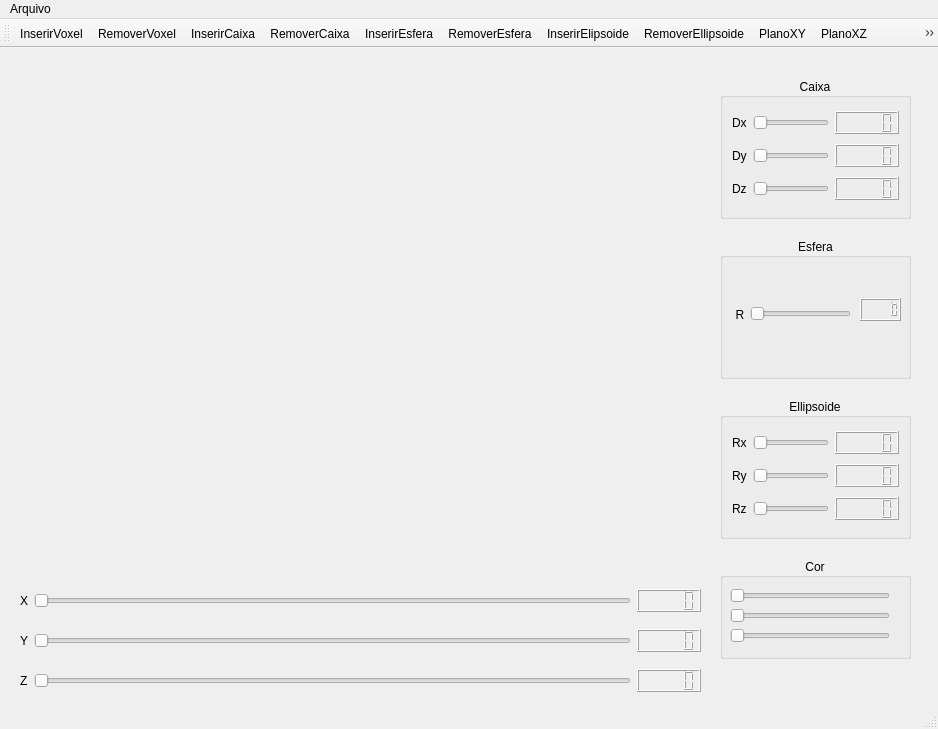
<?xml version="1.0" encoding="UTF-8"?>
<ui version="4.0">
 <class>MainWindow</class>
 <widget class="QMainWindow" name="MainWindow">
  <property name="geometry">
   <rect>
    <x>0</x>
    <y>0</y>
    <width>938</width>
    <height>729</height>
   </rect>
  </property>
  <property name="windowTitle">
   <string>MainWindow</string>
  </property>
  <widget class="QWidget" name="centralwidget">
   <widget class="Plotter" name="widgetDraw" native="true">
    <property name="geometry">
     <rect>
      <x>30</x>
      <y>40</y>
      <width>661</width>
      <height>451</height>
     </rect>
    </property>
   </widget>
   <widget class="QGroupBox" name="pushButtonColor">
    <property name="geometry">
     <rect>
      <x>720</x>
      <y>510</y>
      <width>191</width>
      <height>101</height>
     </rect>
    </property>
    <property name="focusPolicy">
     <enum>Qt::NoFocus</enum>
    </property>
    <property name="title">
     <string>Cor</string>
    </property>
    <property name="alignment">
     <set>Qt::AlignCenter</set>
    </property>
    <widget class="QSlider" name="sliderR">
     <property name="geometry">
      <rect>
       <x>10</x>
       <y>30</y>
       <width>160</width>
       <height>16</height>
      </rect>
     </property>
     <property name="orientation">
      <enum>Qt::Horizontal</enum>
     </property>
    </widget>
    <widget class="QSlider" name="sliderG">
     <property name="geometry">
      <rect>
       <x>10</x>
       <y>50</y>
       <width>160</width>
       <height>16</height>
      </rect>
     </property>
     <property name="orientation">
      <enum>Qt::Horizontal</enum>
     </property>
    </widget>
    <widget class="QSlider" name="sliderB">
     <property name="geometry">
      <rect>
       <x>10</x>
       <y>70</y>
       <width>160</width>
       <height>16</height>
      </rect>
     </property>
     <property name="orientation">
      <enum>Qt::Horizontal</enum>
     </property>
    </widget>
   </widget>
   <widget class="QWidget" name="layoutWidget">
    <property name="geometry">
     <rect>
      <x>20</x>
      <y>530</y>
      <width>681</width>
      <height>125</height>
     </rect>
    </property>
    <layout class="QGridLayout" name="gridLayout">
     <item row="0" column="1">
      <widget class="QSlider" name="sliderX">
       <property name="orientation">
        <enum>Qt::Horizontal</enum>
       </property>
      </widget>
     </item>
     <item row="1" column="1">
      <widget class="QSlider" name="sliderY">
       <property name="orientation">
        <enum>Qt::Horizontal</enum>
       </property>
      </widget>
     </item>
     <item row="0" column="2">
      <widget class="QLCDNumber" name="lcdNumberX"/>
     </item>
     <item row="2" column="1">
      <widget class="QSlider" name="sliderZ">
       <property name="orientation">
        <enum>Qt::Horizontal</enum>
       </property>
      </widget>
     </item>
     <item row="0" column="0">
      <widget class="QLabel" name="labelX">
       <property name="text">
        <string>X</string>
       </property>
      </widget>
     </item>
     <item row="2" column="2">
      <widget class="QLCDNumber" name="lcdNumberZ"/>
     </item>
     <item row="1" column="0">
      <widget class="QLabel" name="labelY">
       <property name="text">
        <string>Y</string>
       </property>
      </widget>
     </item>
     <item row="2" column="0">
      <widget class="QLabel" name="labelZ">
       <property name="text">
        <string>Z</string>
       </property>
      </widget>
     </item>
     <item row="1" column="2">
      <widget class="QLCDNumber" name="lcdNumberY"/>
     </item>
    </layout>
   </widget>
   <widget class="QGroupBox" name="groupBoxEllipsoid">
    <property name="geometry">
     <rect>
      <x>720</x>
      <y>350</y>
      <width>191</width>
      <height>141</height>
     </rect>
    </property>
    <property name="title">
     <string>Ellipsoide</string>
    </property>
    <property name="alignment">
     <set>Qt::AlignCenter</set>
    </property>
    <layout class="QGridLayout" name="gridLayout_2">
     <item row="0" column="1">
      <widget class="QSlider" name="sliderRaioX">
       <property name="orientation">
        <enum>Qt::Horizontal</enum>
       </property>
      </widget>
     </item>
     <item row="1" column="1">
      <widget class="QSlider" name="sliderRaioY">
       <property name="orientation">
        <enum>Qt::Horizontal</enum>
       </property>
      </widget>
     </item>
     <item row="1" column="0">
      <widget class="QLabel" name="labelRy">
       <property name="text">
        <string>Ry</string>
       </property>
      </widget>
     </item>
     <item row="2" column="1">
      <widget class="QSlider" name="sliderRaioZ">
       <property name="orientation">
        <enum>Qt::Horizontal</enum>
       </property>
      </widget>
     </item>
     <item row="0" column="0">
      <widget class="QLabel" name="labelRx">
       <property name="text">
        <string>Rx</string>
       </property>
      </widget>
     </item>
     <item row="2" column="0">
      <widget class="QLabel" name="labelRz">
       <property name="text">
        <string>Rz</string>
       </property>
      </widget>
     </item>
     <item row="0" column="2">
      <widget class="QLCDNumber" name="lcdNumber"/>
     </item>
     <item row="1" column="2">
      <widget class="QLCDNumber" name="lcdNumber_2"/>
     </item>
     <item row="2" column="2">
      <widget class="QLCDNumber" name="lcdNumber_3"/>
     </item>
    </layout>
   </widget>
   <widget class="QGroupBox" name="groupBoxSphere">
    <property name="geometry">
     <rect>
      <x>720</x>
      <y>190</y>
      <width>191</width>
      <height>141</height>
     </rect>
    </property>
    <property name="title">
     <string>Esfera</string>
    </property>
    <property name="alignment">
     <set>Qt::AlignCenter</set>
    </property>
    <widget class="QSlider" name="sliderRaio">
     <property name="geometry">
      <rect>
       <x>30</x>
       <y>60</y>
       <width>101</width>
       <height>31</height>
      </rect>
     </property>
     <property name="orientation">
      <enum>Qt::Horizontal</enum>
     </property>
    </widget>
    <widget class="QLCDNumber" name="lcdNumberRaio">
     <property name="geometry">
      <rect>
       <x>140</x>
       <y>60</y>
       <width>41</width>
       <height>23</height>
      </rect>
     </property>
    </widget>
    <widget class="QLabel" name="labelRaio">
     <property name="geometry">
      <rect>
       <x>10</x>
       <y>70</y>
       <width>20</width>
       <height>21</height>
      </rect>
     </property>
     <property name="text">
      <string>R</string>
     </property>
     <property name="alignment">
      <set>Qt::AlignHCenter|Qt::AlignTop</set>
     </property>
    </widget>
   </widget>
   <widget class="QGroupBox" name="groupBoxBox">
    <property name="geometry">
     <rect>
      <x>720</x>
      <y>30</y>
      <width>191</width>
      <height>141</height>
     </rect>
    </property>
    <property name="title">
     <string>Caixa</string>
    </property>
    <property name="alignment">
     <set>Qt::AlignCenter</set>
    </property>
    <layout class="QGridLayout" name="gridLayout_3">
     <item row="2" column="1">
      <widget class="QSlider" name="sliderDimZ">
       <property name="orientation">
        <enum>Qt::Horizontal</enum>
       </property>
      </widget>
     </item>
     <item row="1" column="0">
      <widget class="QLabel" name="labelDy">
       <property name="text">
        <string>Dy</string>
       </property>
      </widget>
     </item>
     <item row="0" column="1">
      <widget class="QSlider" name="sliderDimX">
       <property name="orientation">
        <enum>Qt::Horizontal</enum>
       </property>
      </widget>
     </item>
     <item row="2" column="0">
      <widget class="QLabel" name="labelDz">
       <property name="text">
        <string>Dz</string>
       </property>
      </widget>
     </item>
     <item row="1" column="1">
      <widget class="QSlider" name="sliderDimY">
       <property name="orientation">
        <enum>Qt::Horizontal</enum>
       </property>
      </widget>
     </item>
     <item row="0" column="0">
      <widget class="QLabel" name="labelDx">
       <property name="text">
        <string>Dx</string>
       </property>
      </widget>
     </item>
     <item row="0" column="2">
      <widget class="QLCDNumber" name="lcdNumber_4"/>
     </item>
     <item row="1" column="2">
      <widget class="QLCDNumber" name="lcdNumber_5"/>
     </item>
     <item row="2" column="2">
      <widget class="QLCDNumber" name="lcdNumber_6"/>
     </item>
    </layout>
   </widget>
  </widget>
  <widget class="QStatusBar" name="statusbar"/>
  <widget class="QMenuBar" name="menubar">
   <property name="geometry">
    <rect>
     <x>0</x>
     <y>0</y>
     <width>938</width>
     <height>21</height>
    </rect>
   </property>
   <widget class="QMenu" name="menuArquivo">
    <property name="title">
     <string>Arquivo</string>
    </property>
    <addaction name="actionNovo"/>
    <addaction name="actionSalvar"/>
   </widget>
   <addaction name="menuArquivo"/>
  </widget>
  <widget class="QToolBar" name="toolBar">
   <property name="windowTitle">
    <string>toolBar</string>
   </property>
   <attribute name="toolBarArea">
    <enum>TopToolBarArea</enum>
   </attribute>
   <attribute name="toolBarBreak">
    <bool>false</bool>
   </attribute>
   <addaction name="actioninsert_voxel"/>
   <addaction name="actionremove_voxel"/>
   <addaction name="actioninsert_box"/>
   <addaction name="actionremove_box"/>
   <addaction name="actioninsert_sphere"/>
   <addaction name="actionremove_sphere"/>
   <addaction name="actioninsert_ellipsoid"/>
   <addaction name="actionremove_ellipsoid"/>
   <addaction name="actionXY"/>
   <addaction name="actionXZ"/>
   <addaction name="actionYZ"/>
  </widget>
  <action name="actioninsert_voxel">
   <property name="text">
    <string>InserirVoxel</string>
   </property>
  </action>
  <action name="actionremove_voxel">
   <property name="text">
    <string>RemoverVoxel</string>
   </property>
  </action>
  <action name="actioninsert_box">
   <property name="text">
    <string>InserirCaixa</string>
   </property>
  </action>
  <action name="actionremove_box">
   <property name="text">
    <string>RemoverCaixa</string>
   </property>
  </action>
  <action name="actioninsert_sphere">
   <property name="text">
    <string>InserirEsfera</string>
   </property>
  </action>
  <action name="actionremove_sphere">
   <property name="text">
    <string>RemoverEsfera</string>
   </property>
  </action>
  <action name="actioninsert_ellipsoid">
   <property name="text">
    <string>InserirElipsoide</string>
   </property>
  </action>
  <action name="actionremove_ellipsoid">
   <property name="text">
    <string>RemoverEllipsoide</string>
   </property>
  </action>
  <action name="actionNovo">
   <property name="text">
    <string>Novo</string>
   </property>
  </action>
  <action name="actionSalvar">
   <property name="text">
    <string>Salvar</string>
   </property>
  </action>
  <action name="actionXY">
   <property name="text">
    <string>PlanoXY</string>
   </property>
  </action>
  <action name="actionXZ">
   <property name="text">
    <string>PlanoXZ</string>
   </property>
  </action>
  <action name="actionYZ">
   <property name="text">
    <string>PlanoYZ</string>
   </property>
  </action>
 </widget>
 <customwidgets>
  <customwidget>
   <class>Plotter</class>
   <extends>QWidget</extends>
   <header location="global">plotter.h</header>
   <container>1</container>
   <slots>
    <signal>updatePos(int,int)</signal>
   </slots>
  </customwidget>
 </customwidgets>
 <resources/>
 <connections>
  <connection>
   <sender>widgetDraw</sender>
   <signal>updatePos(int,int)</signal>
   <receiver>MainWindow</receiver>
   <slot>drawShape(int,int)</slot>
   <hints>
    <hint type="sourcelabel">
     <x>360</x>
     <y>290</y>
    </hint>
    <hint type="destinationlabel">
     <x>468</x>
     <y>335</y>
    </hint>
   </hints>
  </connection>
  <connection>
   <sender>widgetDraw</sender>
   <signal>updatePos(int,int)</signal>
   <receiver>MainWindow</receiver>
   <slot>updateCoords(int,int)</slot>
   <hints>
    <hint type="sourcelabel">
     <x>306</x>
     <y>116</y>
    </hint>
    <hint type="destinationlabel">
     <x>280</x>
     <y>39</y>
    </hint>
   </hints>
  </connection>
  <connection>
   <sender>pushButtonColor</sender>
   <signal>clicked()</signal>
   <receiver>MainWindow</receiver>
   <slot>pickColor()</slot>
   <hints>
    <hint type="sourcelabel">
     <x>795</x>
     <y>605</y>
    </hint>
    <hint type="destinationlabel">
     <x>724</x>
     <y>505</y>
    </hint>
   </hints>
  </connection>
  <connection>
   <sender>sliderX</sender>
   <signal>valueChanged(int)</signal>
   <receiver>labelX</receiver>
   <slot>setNum(int)</slot>
   <hints>
    <hint type="sourcelabel">
     <x>47</x>
     <y>594</y>
    </hint>
    <hint type="destinationlabel">
     <x>21</x>
     <y>594</y>
    </hint>
   </hints>
  </connection>
  <connection>
   <sender>sliderY</sender>
   <signal>valueChanged(int)</signal>
   <receiver>labelY</receiver>
   <slot>setNum(int)</slot>
   <hints>
    <hint type="sourcelabel">
     <x>68</x>
     <y>632</y>
    </hint>
    <hint type="destinationlabel">
     <x>23</x>
     <y>635</y>
    </hint>
   </hints>
  </connection>
  <connection>
   <sender>sliderZ</sender>
   <signal>valueChanged(int)</signal>
   <receiver>labelZ</receiver>
   <slot>setNum(int)</slot>
   <hints>
    <hint type="sourcelabel">
     <x>92</x>
     <y>685</y>
    </hint>
    <hint type="destinationlabel">
     <x>26</x>
     <y>672</y>
    </hint>
   </hints>
  </connection>
  <connection>
   <sender>sliderX</sender>
   <signal>valueChanged(int)</signal>
   <receiver>lcdNumberX</receiver>
   <slot>display(int)</slot>
   <hints>
    <hint type="sourcelabel">
     <x>537</x>
     <y>596</y>
    </hint>
    <hint type="destinationlabel">
     <x>663</x>
     <y>594</y>
    </hint>
   </hints>
  </connection>
  <connection>
   <sender>sliderY</sender>
   <signal>valueChanged(int)</signal>
   <receiver>lcdNumberY</receiver>
   <slot>display(int)</slot>
   <hints>
    <hint type="sourcelabel">
     <x>587</x>
     <y>633</y>
    </hint>
    <hint type="destinationlabel">
     <x>658</x>
     <y>636</y>
    </hint>
   </hints>
  </connection>
  <connection>
   <sender>sliderZ</sender>
   <signal>valueChanged(int)</signal>
   <receiver>lcdNumberZ</receiver>
   <slot>display(int)</slot>
   <hints>
    <hint type="sourcelabel">
     <x>581</x>
     <y>674</y>
    </hint>
    <hint type="destinationlabel">
     <x>656</x>
     <y>675</y>
    </hint>
   </hints>
  </connection>
  <connection>
   <sender>sliderR</sender>
   <signal>valueChanged(int)</signal>
   <receiver>MainWindow</receiver>
   <slot>setR(int)</slot>
   <hints>
    <hint type="sourcelabel">
     <x>736</x>
     <y>590</y>
    </hint>
    <hint type="destinationlabel">
     <x>699</x>
     <y>521</y>
    </hint>
   </hints>
  </connection>
  <connection>
   <sender>sliderG</sender>
   <signal>valueChanged(int)</signal>
   <receiver>MainWindow</receiver>
   <slot>setG(int)</slot>
   <hints>
    <hint type="sourcelabel">
     <x>784</x>
     <y>613</y>
    </hint>
    <hint type="destinationlabel">
     <x>808</x>
     <y>647</y>
    </hint>
   </hints>
  </connection>
  <connection>
   <sender>sliderB</sender>
   <signal>valueChanged(int)</signal>
   <receiver>MainWindow</receiver>
   <slot>setB(int)</slot>
   <hints>
    <hint type="sourcelabel">
     <x>766</x>
     <y>633</y>
    </hint>
    <hint type="destinationlabel">
     <x>758</x>
     <y>642</y>
    </hint>
   </hints>
  </connection>
  <connection>
   <sender>actioninsert_voxel</sender>
   <signal>triggered()</signal>
   <receiver>MainWindow</receiver>
   <slot>insert_voxel_triggered()</slot>
   <hints>
    <hint type="sourcelabel">
     <x>-1</x>
     <y>-1</y>
    </hint>
    <hint type="destinationlabel">
     <x>468</x>
     <y>335</y>
    </hint>
   </hints>
  </connection>
  <connection>
   <sender>actionremove_voxel</sender>
   <signal>triggered()</signal>
   <receiver>MainWindow</receiver>
   <slot>remove_voxel_triggered()</slot>
   <hints>
    <hint type="sourcelabel">
     <x>-1</x>
     <y>-1</y>
    </hint>
    <hint type="destinationlabel">
     <x>468</x>
     <y>335</y>
    </hint>
   </hints>
  </connection>
  <connection>
   <sender>actioninsert_box</sender>
   <signal>triggered()</signal>
   <receiver>MainWindow</receiver>
   <slot>insert_box_triggered()</slot>
   <hints>
    <hint type="sourcelabel">
     <x>-1</x>
     <y>-1</y>
    </hint>
    <hint type="destinationlabel">
     <x>468</x>
     <y>335</y>
    </hint>
   </hints>
  </connection>
  <connection>
   <sender>actioninsert_sphere</sender>
   <signal>triggered()</signal>
   <receiver>MainWindow</receiver>
   <slot>insert_sphere_triggered()</slot>
   <hints>
    <hint type="sourcelabel">
     <x>-1</x>
     <y>-1</y>
    </hint>
    <hint type="destinationlabel">
     <x>468</x>
     <y>335</y>
    </hint>
   </hints>
  </connection>
  <connection>
   <sender>actionremove_box</sender>
   <signal>triggered()</signal>
   <receiver>MainWindow</receiver>
   <slot>remove_box_triggered()</slot>
   <hints>
    <hint type="sourcelabel">
     <x>-1</x>
     <y>-1</y>
    </hint>
    <hint type="destinationlabel">
     <x>468</x>
     <y>335</y>
    </hint>
   </hints>
  </connection>
  <connection>
   <sender>actionremove_sphere</sender>
   <signal>triggered()</signal>
   <receiver>MainWindow</receiver>
   <slot>remove_sphere_triggered()</slot>
   <hints>
    <hint type="sourcelabel">
     <x>-1</x>
     <y>-1</y>
    </hint>
    <hint type="destinationlabel">
     <x>468</x>
     <y>335</y>
    </hint>
   </hints>
  </connection>
  <connection>
   <sender>actioninsert_ellipsoid</sender>
   <signal>triggered()</signal>
   <receiver>MainWindow</receiver>
   <slot>insert_ellipsoid_triggered()</slot>
   <hints>
    <hint type="sourcelabel">
     <x>-1</x>
     <y>-1</y>
    </hint>
    <hint type="destinationlabel">
     <x>468</x>
     <y>343</y>
    </hint>
   </hints>
  </connection>
  <connection>
   <sender>actionremove_ellipsoid</sender>
   <signal>triggered()</signal>
   <receiver>MainWindow</receiver>
   <slot>remove_ellipsoid_triggered()</slot>
   <hints>
    <hint type="sourcelabel">
     <x>-1</x>
     <y>-1</y>
    </hint>
    <hint type="destinationlabel">
     <x>468</x>
     <y>343</y>
    </hint>
   </hints>
  </connection>
  <connection>
   <sender>sliderRaioX</sender>
   <signal>valueChanged(int)</signal>
   <receiver>lcdNumber</receiver>
   <slot>display(int)</slot>
   <hints>
    <hint type="sourcelabel">
     <x>781</x>
     <y>439</y>
    </hint>
    <hint type="destinationlabel">
     <x>854</x>
     <y>438</y>
    </hint>
   </hints>
  </connection>
  <connection>
   <sender>sliderRaioY</sender>
   <signal>valueChanged(int)</signal>
   <receiver>lcdNumber_2</receiver>
   <slot>display(int)</slot>
   <hints>
    <hint type="sourcelabel">
     <x>828</x>
     <y>483</y>
    </hint>
    <hint type="destinationlabel">
     <x>847</x>
     <y>473</y>
    </hint>
   </hints>
  </connection>
  <connection>
   <sender>sliderRaioZ</sender>
   <signal>valueChanged(int)</signal>
   <receiver>lcdNumber_3</receiver>
   <slot>display(int)</slot>
   <hints>
    <hint type="sourcelabel">
     <x>828</x>
     <y>517</y>
    </hint>
    <hint type="destinationlabel">
     <x>851</x>
     <y>502</y>
    </hint>
   </hints>
  </connection>
  <connection>
   <sender>sliderRaio</sender>
   <signal>valueChanged(int)</signal>
   <receiver>lcdNumberRaio</receiver>
   <slot>display(int)</slot>
   <hints>
    <hint type="sourcelabel">
     <x>819</x>
     <y>305</y>
    </hint>
    <hint type="destinationlabel">
     <x>875</x>
     <y>318</y>
    </hint>
   </hints>
  </connection>
  <connection>
   <sender>sliderDimZ</sender>
   <signal>valueChanged(int)</signal>
   <receiver>lcdNumber_6</receiver>
   <slot>display(int)</slot>
   <hints>
    <hint type="sourcelabel">
     <x>809</x>
     <y>193</y>
    </hint>
    <hint type="destinationlabel">
     <x>852</x>
     <y>195</y>
    </hint>
   </hints>
  </connection>
  <connection>
   <sender>sliderDimY</sender>
   <signal>valueChanged(int)</signal>
   <receiver>lcdNumber_5</receiver>
   <slot>display(int)</slot>
   <hints>
    <hint type="sourcelabel">
     <x>809</x>
     <y>157</y>
    </hint>
    <hint type="destinationlabel">
     <x>856</x>
     <y>160</y>
    </hint>
   </hints>
  </connection>
  <connection>
   <sender>sliderDimX</sender>
   <signal>valueChanged(int)</signal>
   <receiver>lcdNumber_4</receiver>
   <slot>display(int)</slot>
   <hints>
    <hint type="sourcelabel">
     <x>799</x>
     <y>124</y>
    </hint>
    <hint type="destinationlabel">
     <x>861</x>
     <y>120</y>
    </hint>
   </hints>
  </connection>
  <connection>
   <sender>actionNovo</sender>
   <signal>triggered()</signal>
   <receiver>MainWindow</receiver>
   <slot>new_triggered()</slot>
   <hints>
    <hint type="sourcelabel">
     <x>-1</x>
     <y>-1</y>
    </hint>
    <hint type="destinationlabel">
     <x>468</x>
     <y>364</y>
    </hint>
   </hints>
  </connection>
  <connection>
   <sender>actionSalvar</sender>
   <signal>triggered()</signal>
   <receiver>MainWindow</receiver>
   <slot>save_triggered()</slot>
   <hints>
    <hint type="sourcelabel">
     <x>-1</x>
     <y>-1</y>
    </hint>
    <hint type="destinationlabel">
     <x>468</x>
     <y>364</y>
    </hint>
   </hints>
  </connection>
  <connection>
   <sender>actionXY</sender>
   <signal>triggered()</signal>
   <receiver>MainWindow</receiver>
   <slot>surfaceXY()</slot>
   <hints>
    <hint type="sourcelabel">
     <x>-1</x>
     <y>-1</y>
    </hint>
    <hint type="destinationlabel">
     <x>468</x>
     <y>364</y>
    </hint>
   </hints>
  </connection>
  <connection>
   <sender>actionXZ</sender>
   <signal>triggered()</signal>
   <receiver>MainWindow</receiver>
   <slot>surfaceXZ()</slot>
   <hints>
    <hint type="sourcelabel">
     <x>-1</x>
     <y>-1</y>
    </hint>
    <hint type="destinationlabel">
     <x>468</x>
     <y>364</y>
    </hint>
   </hints>
  </connection>
  <connection>
   <sender>actionYZ</sender>
   <signal>triggered()</signal>
   <receiver>MainWindow</receiver>
   <slot>surfaceYZ()</slot>
   <hints>
    <hint type="sourcelabel">
     <x>-1</x>
     <y>-1</y>
    </hint>
    <hint type="destinationlabel">
     <x>468</x>
     <y>364</y>
    </hint>
   </hints>
  </connection>
 </connections>
 <slots>
  <slot>setR(int)</slot>
  <slot>setG(int)</slot>
  <slot>setB(int)</slot>
  <slot>pickColor()</slot>
  <slot>drawShape(int,int)</slot>
  <slot>updateCoords(int,int)</slot>
  <slot>insert_voxel_triggered()</slot>
  <slot>remove_voxel_triggered()</slot>
  <slot>insert_box_triggered()</slot>
  <slot>remove_box_triggered()</slot>
  <slot>insert_sphere_triggered()</slot>
  <slot>remove_sphere_triggered()</slot>
  <slot>insert_ellipsoid_triggered()</slot>
  <slot>remove_ellipsoid_triggered()</slot>
  <slot>new_triggered()</slot>
  <slot>save_triggered()</slot>
  <slot>surfaceXY()</slot>
  <slot>surfaceXZ()</slot>
  <slot>surfaceYZ()</slot>
 </slots>
</ui>
